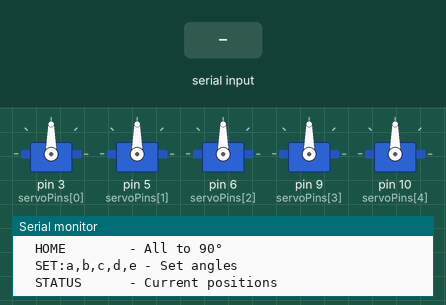
Recording of a sketch running on a simulated Arduino Uno, built with avr-gcc and run on an emulated ATmega328P. Parts: 5 × servo, the last lines printed to the serial monitor. The inputs (shaded band) are chosen by the test bench.

Above: at 2.8 s.
2.9 s: "GRIP\n" received over Serial
At 4.7 s:
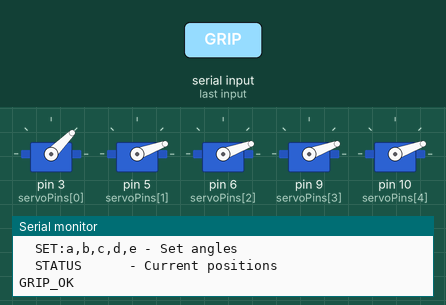
5.9 s: "HOME\n" received over Serial
At 8.1 s:
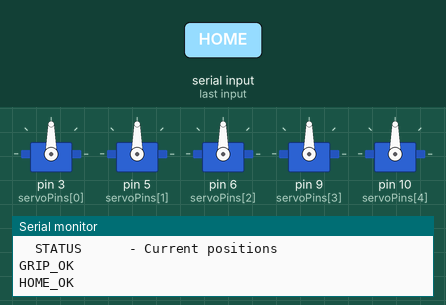
8.9 s: "TEST\n" received over Serial
At 11.0 s:
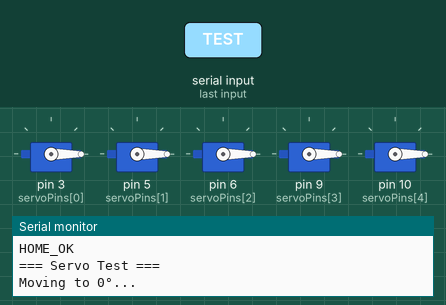
Timing chart, 0 to 19.6 s (numbered marks = the images above; inputs shaded):
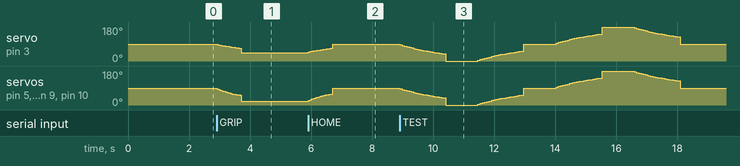

The sketch:

robot_hand_5fingers.ino
```cpp
/*
 * Роборука - 5 пальцев
 * Arduino Uno
 *
 * Подключение:
 * D3  → Большой палец
 * D5  → Указательный
 * D6  → Средний
 * D9  → Безымянный
 * D10 → Мизинец
 *
 * Управление через Serial (USB или Bluetooth HC-05)
 */

#include <Servo.h>

// 5 сервоприводов для пальцев
Servo servos[5];

// Пины на Arduino Uno
const int servoPins[5] = {3, 5, 6, 9, 10};

// Названия пальцев
const char* fingerNames[5] = {"Thumb", "Index", "Middle", "Ring", "Pinky"};

// Текущие позиции (90° = открытая ладонь)
int positions[5] = {90, 90, 90, 90, 90};

// Флаг первой инициализации
bool initialized = false;

// Объявления функций
void moveTo(int targets[5], int duration);
void moveToAll(int angle);
void openHand();
void grip();
void testServos();
void parseSetCommand(String data);
void processCommand(String cmd);
void printHelp();

void setup() {
  Serial.begin(9600);

  // Даём время на подключение
  delay(1000);

  Serial.println("=== Robot Hand - 5 Fingers ===");
  Serial.println("Initializing servos...");

  // Инициализация сервоприводов
  for (int i = 0; i < 5; i++) {
    servos[i].attach(servoPins[i]);
    servos[i].write(positions[i]);
    delay(100);
    Serial.print("  ");
    Serial.print(fingerNames[i]);
    Serial.println(" OK");
  }

  initialized = true;

  Serial.println("\n✓ READY!");
  Serial.println("\nCommands:");
  Serial.println("  OPEN        - Open hand");
  Serial.println("  GRIP        - Close grip");
  Serial.println("  HOME        - All to 90°");
  Serial.println("  SET:a,b,c,d,e - Set angles");
  Serial.println("  STATUS      - Current positions");
  Serial.println();
}

void loop() {
  if (Serial.available() > 0) {
    String cmd = Serial.readStringUntil('\n');
    cmd.trim();

    if (cmd.length() > 0) {
      processCommand(cmd);
    }
  }
}

void processCommand(String cmd) {
  if (cmd == "OPEN") {
    openHand();
    Serial.println("OPEN_OK");
  }
  else if (cmd == "GRIP") {
    grip();
    Serial.println("GRIP_OK");
  }
  else if (cmd == "HOME") {
    moveToAll(90);
    Serial.println("HOME_OK");
  }
  else if (cmd == "STATUS") {
    Serial.print("POS:");
    for (int i = 0; i < 5; i++) {
      Serial.print(positions[i]);
      if (i < 4) Serial.print(",");
    }
    Serial.println();
  }
  else if (cmd.startsWith("SET:")) {
    parseSetCommand(cmd.substring(4));
  }
  else if (cmd == "TEST") {
    testServos();
  }
  else if (cmd == "HELP") {
    printHelp();
  }
  else {
    Serial.println("Unknown. Send HELP for list.");
  }
}

// Открыть ладонь (все в 90°)
void openHand() {
  int open[5] = {90, 90, 90, 90, 90};
  moveTo(open, 500);
}

// Захват (сжать пальцы)
void grip() {
  int grip[5] = {45, 20, 20, 20, 20};
  moveTo(grip, 800);
}

// Установка всех позиций
void moveTo(int targets[5], int duration = 1000) {
  int steps = 20;
  int delayMs = max(1, duration / steps);

  for (int step = 0; step < steps; step++) {
    for (int i = 0; i < 5; i++) {
      int diff = targets[i] - positions[i];
      if (abs(diff) > 0) {
        positions[i] += diff / steps;
        servos[i].write(positions[i]);
      }
    }
    delay(delayMs);
  }

  // Финальная позиция
  for (int i = 0; i < 5; i++) {
    positions[i] = targets[i];
    servos[i].write(positions[i]);
  }
  delay(50);
}

void moveToAll(int angle) {
  int targets[5];
  for (int i = 0; i < 5; i++) {
    targets[i] = angle;
  }
  moveTo(targets, 800);
}

// Парсинг команды SET:a,b,c,d,e
void parseSetCommand(String data) {
  int values[5];
  int idx = 0;
  int start = 0;

  for (int i = 0; i <= data.length() && idx < 5; i++) {
    if (i == data.length() || data.charAt(i) == ',') {
      values[idx++] = constrain(data.substring(start, i).toInt(), 0, 180);
      start = i + 1;
    }
  }

  if (idx == 5) {
    moveTo(values, 800);
    Serial.println("SET_OK");
  } else {
    Serial.println("ERROR: Need 5 values");
    Serial.print("Got: ");
    Serial.println(idx);
  }
}

// Тест сервоприводов
void testServos() {
  Serial.println("\n=== Servo Test ===");

  // Все в 0°
  Serial.println("Moving to 0°...");
  int zero[5] = {0, 0, 0, 0, 0};
  moveTo(zero, 1500);
  delay(1000);

  // Все в 90°
  Serial.println("Moving to 90°...");
  int center[5] = {90, 90, 90, 90, 90};
  moveTo(center, 1500);
  delay(1000);

  // Все в 180°
  Serial.println("Moving to 180°...");
  int max[5] = {180, 180, 180, 180, 180};
  moveTo(max, 1500);
  delay(1000);

  // Все в 90°
  Serial.println("Moving to 90°...");
  moveTo(center, 1500);

  Serial.println("\nTest complete!");
}

// Помощь
void printHelp() {
  Serial.println("\n=== Commands ===");
  Serial.println("OPEN        - Open hand (all 90°)");
  Serial.println("GRIP        - Close grip");
  Serial.println("HOME        - All to 90°");
  Serial.println("STATUS      - Show current positions");
  Serial.println("SET:a,b,c,d,e - Set angles (0-180)");
  Serial.println("TEST        - Test all servos");
  Serial.println("HELP        - Show this help");
  Serial.println();
  Serial.println("Pins:");
  Serial.println("  D3  → Thumb");
  Serial.println("  D5  → Index");
  Serial.println("  D6  → Middle");
  Serial.println("  D9  → Ring");
  Serial.println("  D10 → Pinky");
  Serial.println();
}
```

Measured:
- after the input at 2.9 s, servo on pin 3 (servoPins[0]): moves from 90° to 45° over 0.81 s, starting at once; servo on pin 5 (servoPins[1]), servo on pin 6 (servoPins[2]), servo on pin 9 (servoPins[3]), servo on pin 10 (servoPins[4]): moves from 90° to 20° over 0.81 s, starting at once
- after the input at 5.9 s, servo on pin 3 (servoPins[0]): moves from 45° to 90° over 0.81 s, starting at once; servo on pin 5 (servoPins[1]), servo on pin 6 (servoPins[2]), servo on pin 9 (servoPins[3]), servo on pin 10 (servoPins[4]): moves from 20° to 90° over 0.81 s, starting at once
